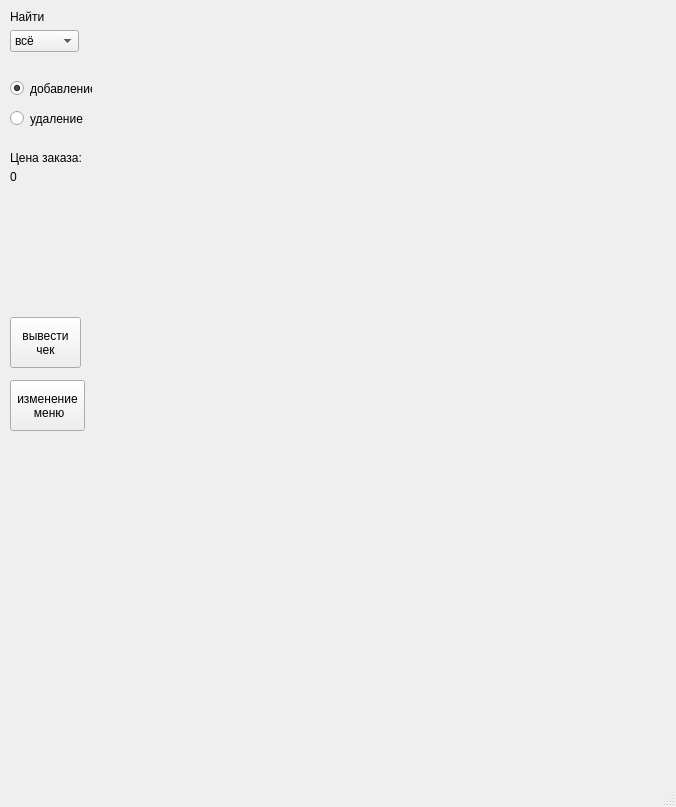
<?xml version="1.0" encoding="UTF-8"?>
<ui version="4.0">
 <class>qweqwe</class>
 <widget class="QMainWindow" name="qweqwe">
  <property name="geometry">
   <rect>
    <x>0</x>
    <y>0</y>
    <width>676</width>
    <height>807</height>
   </rect>
  </property>
  <property name="minimumSize">
   <size>
    <width>350</width>
    <height>450</height>
   </size>
  </property>
  <property name="windowTitle">
   <string>MainWindow</string>
  </property>
  <widget class="QWidget" name="centralwidget">
   <widget class="QPushButton" name="admin_btn">
    <property name="geometry">
     <rect>
      <x>10</x>
      <y>380</y>
      <width>75</width>
      <height>51</height>
     </rect>
    </property>
    <property name="text">
     <string>изменение 
 меню</string>
    </property>
   </widget>
   <widget class="QComboBox" name="comboBox">
    <property name="geometry">
     <rect>
      <x>10</x>
      <y>30</y>
      <width>69</width>
      <height>22</height>
     </rect>
    </property>
    <item>
     <property name="text">
      <string>всё</string>
     </property>
    </item>
    <item>
     <property name="text">
      <string>акции</string>
     </property>
    </item>
    <item>
     <property name="text">
      <string>еда</string>
     </property>
    </item>
    <item>
     <property name="text">
      <string>напитки</string>
     </property>
    </item>
    <item>
     <property name="text">
      <string>десерты</string>
     </property>
    </item>
    <item>
     <property name="text">
      <string>приборы</string>
     </property>
    </item>
   </widget>
   <widget class="QLabel" name="label">
    <property name="geometry">
     <rect>
      <x>10</x>
      <y>10</y>
      <width>47</width>
      <height>13</height>
     </rect>
    </property>
    <property name="text">
     <string>Найти</string>
    </property>
   </widget>
   <widget class="QRadioButton" name="radioButton">
    <property name="geometry">
     <rect>
      <x>10</x>
      <y>80</y>
      <width>82</width>
      <height>17</height>
     </rect>
    </property>
    <property name="text">
     <string>добавление</string>
    </property>
    <property name="checkable">
     <bool>true</bool>
    </property>
    <property name="checked">
     <bool>true</bool>
    </property>
   </widget>
   <widget class="QRadioButton" name="radioButton_2">
    <property name="geometry">
     <rect>
      <x>10</x>
      <y>110</y>
      <width>82</width>
      <height>17</height>
     </rect>
    </property>
    <property name="text">
     <string>удаление</string>
    </property>
   </widget>
   <widget class="QLabel" name="label_2">
    <property name="geometry">
     <rect>
      <x>10</x>
      <y>150</y>
      <width>81</width>
      <height>16</height>
     </rect>
    </property>
    <property name="text">
     <string>Цена заказа:</string>
    </property>
   </widget>
   <widget class="QLabel" name="label_price">
    <property name="geometry">
     <rect>
      <x>10</x>
      <y>170</y>
      <width>47</width>
      <height>13</height>
     </rect>
    </property>
    <property name="text">
     <string>0</string>
    </property>
   </widget>
   <widget class="QPushButton" name="show_check">
    <property name="geometry">
     <rect>
      <x>10</x>
      <y>317</y>
      <width>71</width>
      <height>51</height>
     </rect>
    </property>
    <property name="text">
     <string>вывести 
чек</string>
    </property>
   </widget>
  </widget>
  <widget class="QMenuBar" name="menubar">
   <property name="geometry">
    <rect>
     <x>0</x>
     <y>0</y>
     <width>676</width>
     <height>21</height>
    </rect>
   </property>
  </widget>
  <widget class="QStatusBar" name="statusbar"/>
 </widget>
 <resources/>
 <connections/>
</ui>
